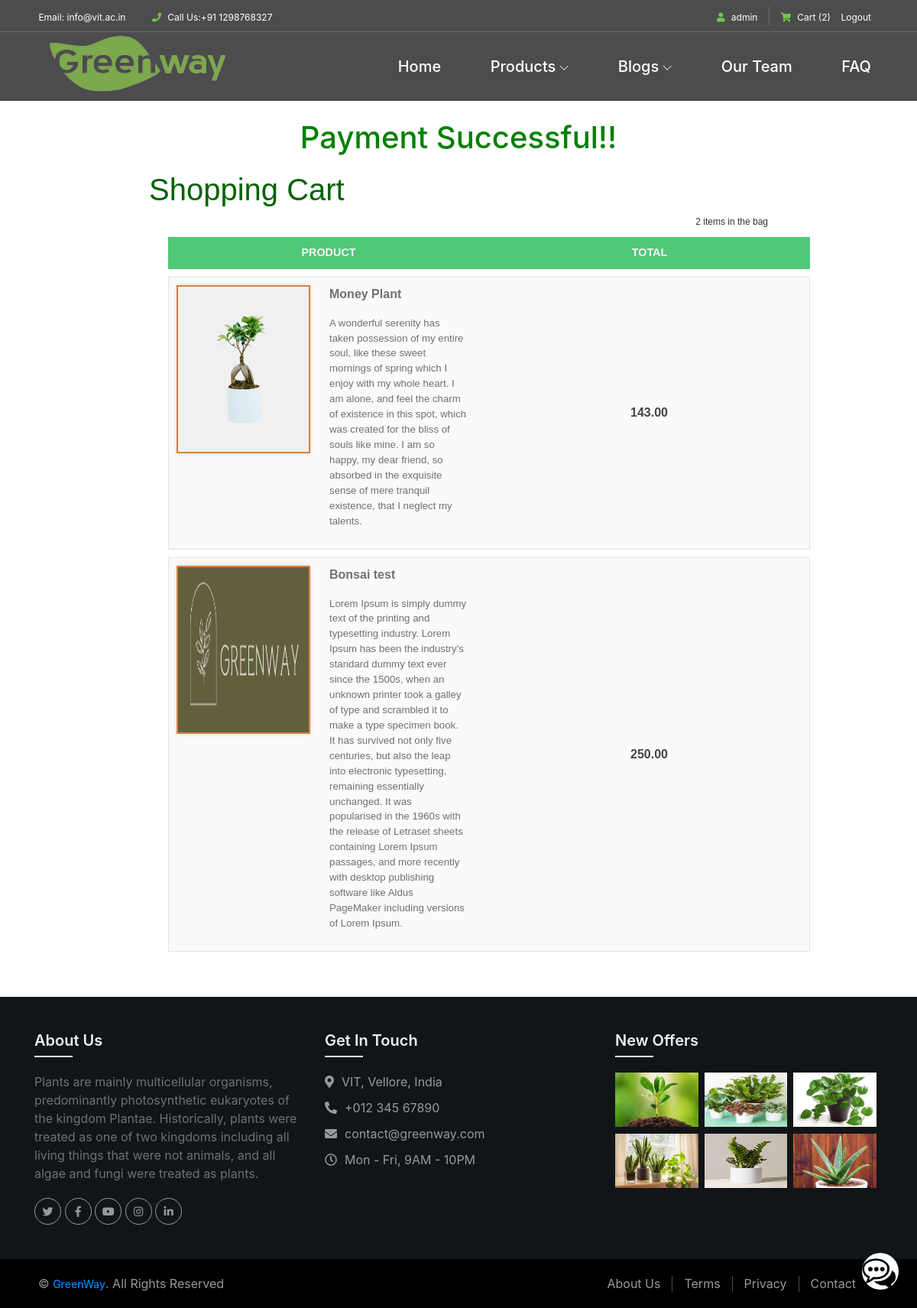
The app's page /order_success (signed in), older data.
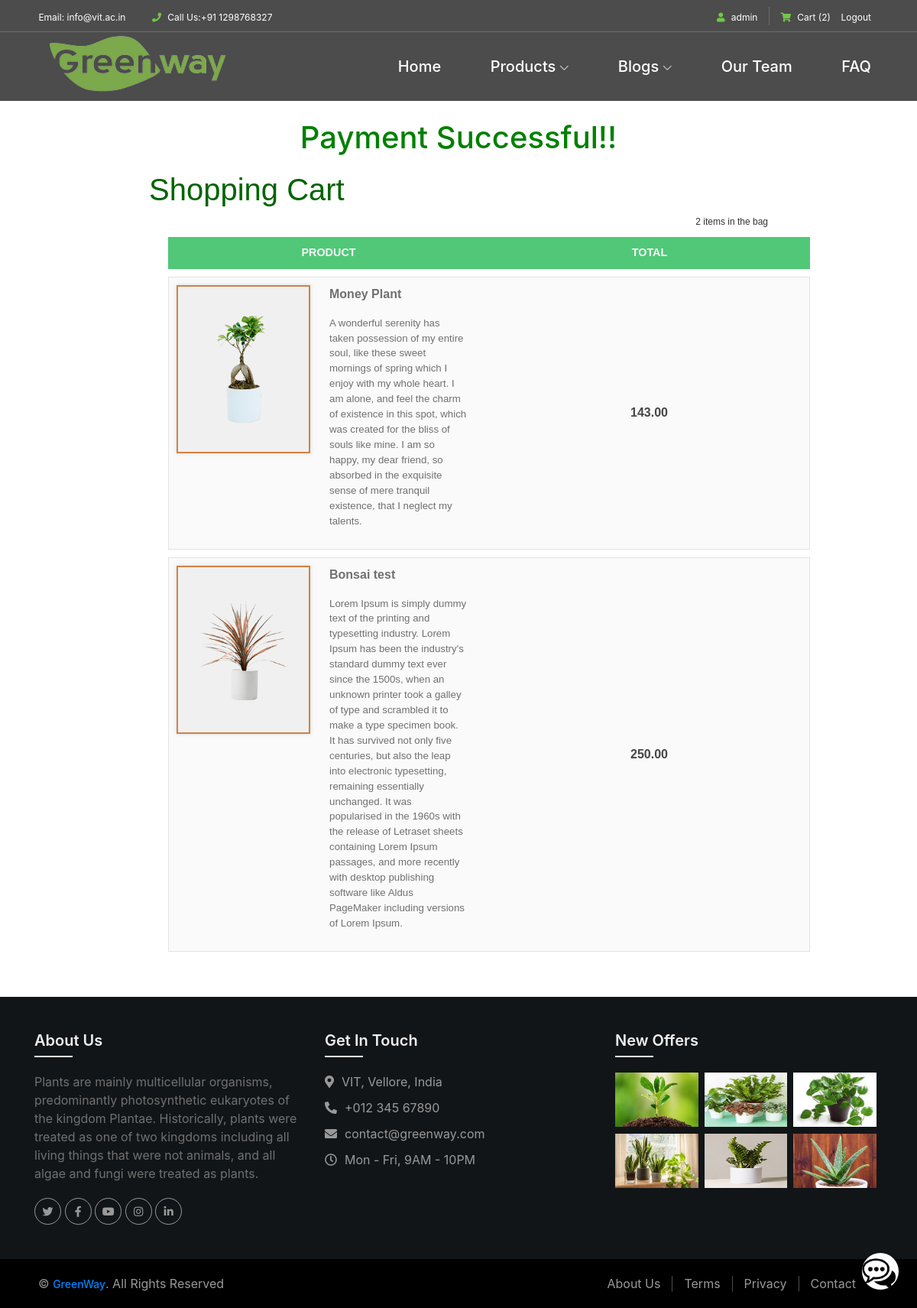
The same page, newer data.
### products/models.py (models this page shows, shortened)
class ItemMain(models.Model):
    title = models.CharField(max_length=50, unique=True)
    price = models.DecimalField(decimal_places=2, max_digits=25)
    description = models.TextField()
    category = models.ForeignKey(ItemsCat, on_delete=models.CASCADE)
    availablity = models.BooleanField(default=False)
    shippingCharges = models.IntegerField(default=0)
    offers = models.IntegerField(default=0)
    plantingAndCare = models.TextField()
    slug = models.SlugField(max_length=50,unique=True, default="", editable=False)
    def __str__(self) -> str:
        return self.title

class ItemsImages(models.Model):
    title = models.ForeignKey(ItemMain, on_delete=models.CASCADE)
    image = models.ImageField(upload_to = 'images')

### products/views.py (the view)
# urls.py: path('order_success', views.order_success, name='order_sucess'),
def order_success(request):
    context = {}
    if request.method == "GET":
        user = request.user
        items = UserCart.objects.filter(
            user = User.objects.filter(username = user)[0]
            )
        l = []
        for i in items:
            ll = []
            item =ItemMain.objects.filter(title = i.title)[0]
            ll.append(ItemsImages.objects.filter(title=item)[0].image)
            ll.append(i.title)
            ll.append(item.description)
            price = item.price
            offer = item.offers
            newPrice = price - (price * offer)//100
            ll.append(newPrice)
            ll.append(i.total)
            l.append(ll)
        print(l)
        context['items'] = l
    print(context)
    return render(request, 'order_success.html', context)

### blogs/template_tags/item_count.py (called while the page is built)
@register.simple_tag
def item_count(user):
    count = UserCart.objects.filter(user = user)
    return len(count)

### templates/order_success.html (shortened to what this page needs)
{% extends "base.html" %}
{% load static %}
{% block content %}
<h1 style="color: green; text-align: center">Payment Successful!!</h1>
<link rel="stylesheet" href="{% static 'css/cart.css' %}">
<div id="app">
    <header class="cart-container">
      <h1>Shopping Cart</h1>
      <span class="count">{{ items|length }} items in the bag</span>
    </header>
    <table class="items">
      <thead>
        <tr>
          <th>Product</th>
          <th>Total</th>
        </tr>
      </thead>
      <tbody>
        {% if items|length is 0 %}
        <tr>
          <td colspan="2" style="text-align: center; height: 100px; font-size: 18px;">
            Your Cart is Empty
          </td>
        </tr>
        {% else %}
          {% for item in items %}
          <tr>
            <td>
              <div class="item">
                <div class="item-front">
                  <img src="/media/{{ item.0 }}" />
                </div>
                <div class="item-back">
                  <img src="/media/{{ item.0 }}" />
                </div>
              </div>
              <p>
                  <span class="itemname">{{ item.1 }}<br /></span>
              </p>
              <p class="description">{{ item.2 }}</p>
            </td>
            <td class="itemTotal">{{ item.3 }}</td>
          </tr>
          {% endfor %}
        {% endif %}
      </tbody>
    </table>
</div>
{% endblock %}

Row changes from the older to the newer data that the page shows:
changed through a linked row, ItemMain "Bonsai test": image: a different picture
